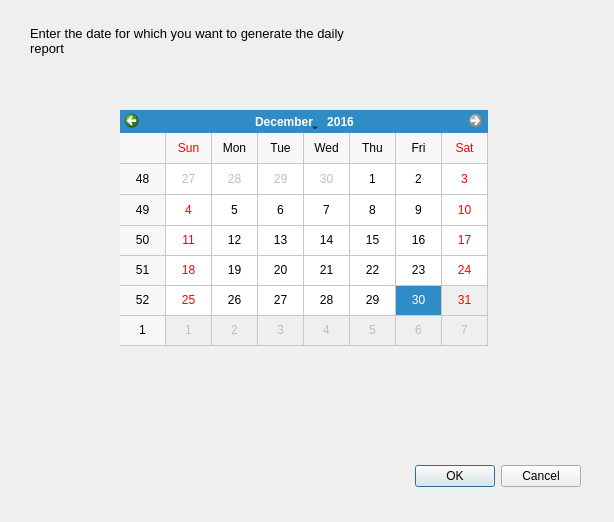
<?xml version="1.0" encoding="UTF-8"?>
<ui version="4.0">
 <class>Dialog</class>
 <widget class="QDialog" name="Dialog">
  <property name="geometry">
   <rect>
    <x>0</x>
    <y>0</y>
    <width>614</width>
    <height>522</height>
   </rect>
  </property>
  <property name="windowTitle">
   <string>Dialog</string>
  </property>
  <widget class="QDialogButtonBox" name="buttonBox">
   <property name="geometry">
    <rect>
     <x>240</x>
     <y>460</y>
     <width>341</width>
     <height>32</height>
    </rect>
   </property>
   <property name="orientation">
    <enum>Qt::Horizontal</enum>
   </property>
   <property name="standardButtons">
    <set>QDialogButtonBox::Cancel|QDialogButtonBox::Ok</set>
   </property>
  </widget>
  <widget class="QLabel" name="label">
   <property name="geometry">
    <rect>
     <x>30</x>
     <y>10</y>
     <width>351</width>
     <height>61</height>
    </rect>
   </property>
   <property name="font">
    <font>
     <pointsize>10</pointsize>
    </font>
   </property>
   <property name="text">
    <string>Enter the date for which you want to generate the daily report</string>
   </property>
   <property name="wordWrap">
    <bool>true</bool>
   </property>
  </widget>
  <widget class="QCalendarWidget" name="calendarWidget">
   <property name="geometry">
    <rect>
     <x>120</x>
     <y>110</y>
     <width>368</width>
     <height>236</height>
    </rect>
   </property>
   <property name="minimumDate">
    <date>
     <year>2016</year>
     <month>1</month>
     <day>1</day>
    </date>
   </property>
   <property name="maximumDate">
    <date>
     <year>2016</year>
     <month>12</month>
     <day>30</day>
    </date>
   </property>
   <property name="firstDayOfWeek">
    <enum>Qt::Sunday</enum>
   </property>
   <property name="gridVisible">
    <bool>true</bool>
   </property>
  </widget>
 </widget>
 <resources/>
 <connections>
  <connection>
   <sender>buttonBox</sender>
   <signal>accepted()</signal>
   <receiver>Dialog</receiver>
   <slot>accept()</slot>
   <hints>
    <hint type="sourcelabel">
     <x>248</x>
     <y>254</y>
    </hint>
    <hint type="destinationlabel">
     <x>157</x>
     <y>274</y>
    </hint>
   </hints>
  </connection>
  <connection>
   <sender>buttonBox</sender>
   <signal>rejected()</signal>
   <receiver>Dialog</receiver>
   <slot>reject()</slot>
   <hints>
    <hint type="sourcelabel">
     <x>316</x>
     <y>260</y>
    </hint>
    <hint type="destinationlabel">
     <x>286</x>
     <y>274</y>
    </hint>
   </hints>
  </connection>
 </connections>
</ui>
